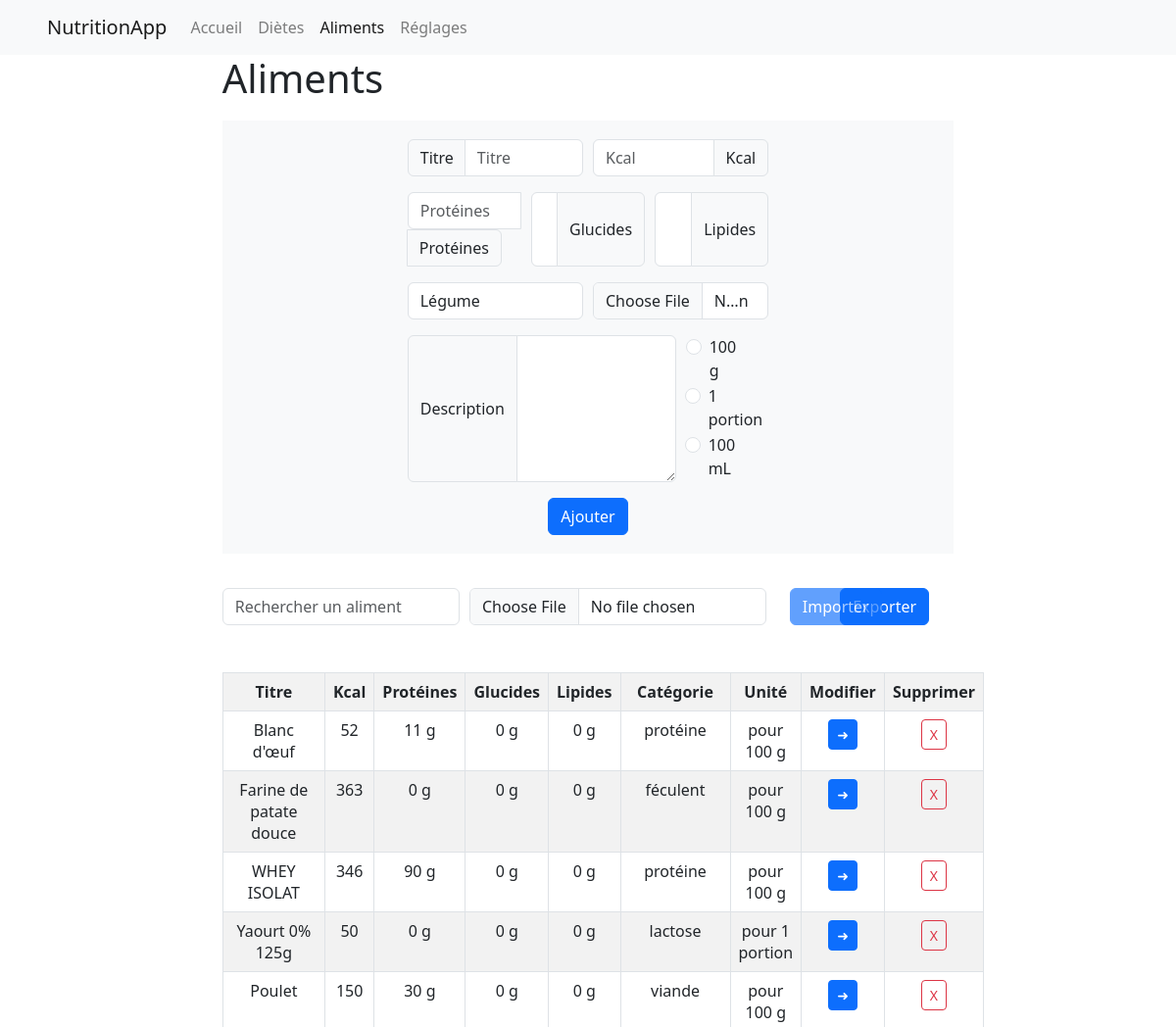
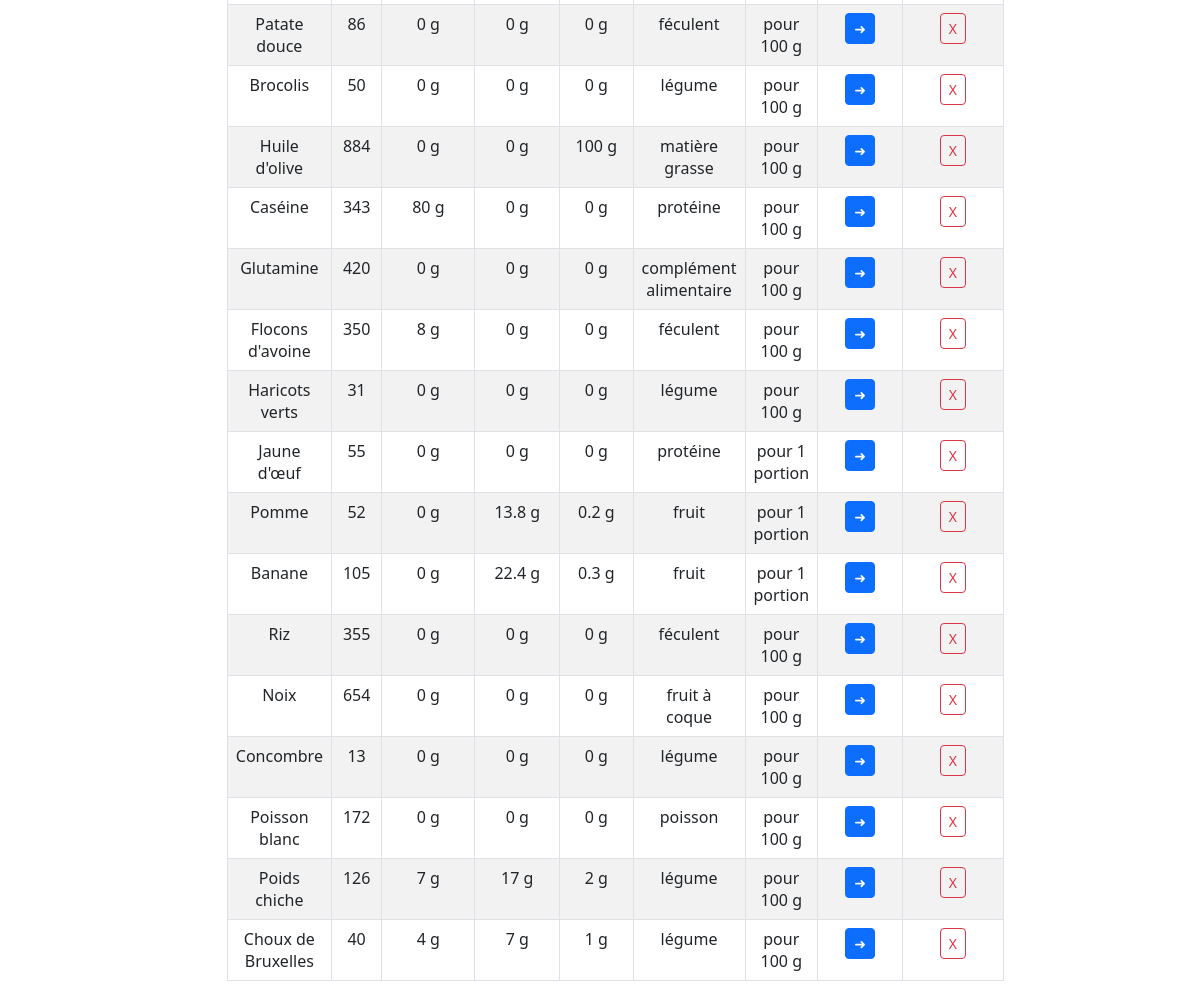
Page /aliments on the earlier database version (2 pictures, top to bottom).
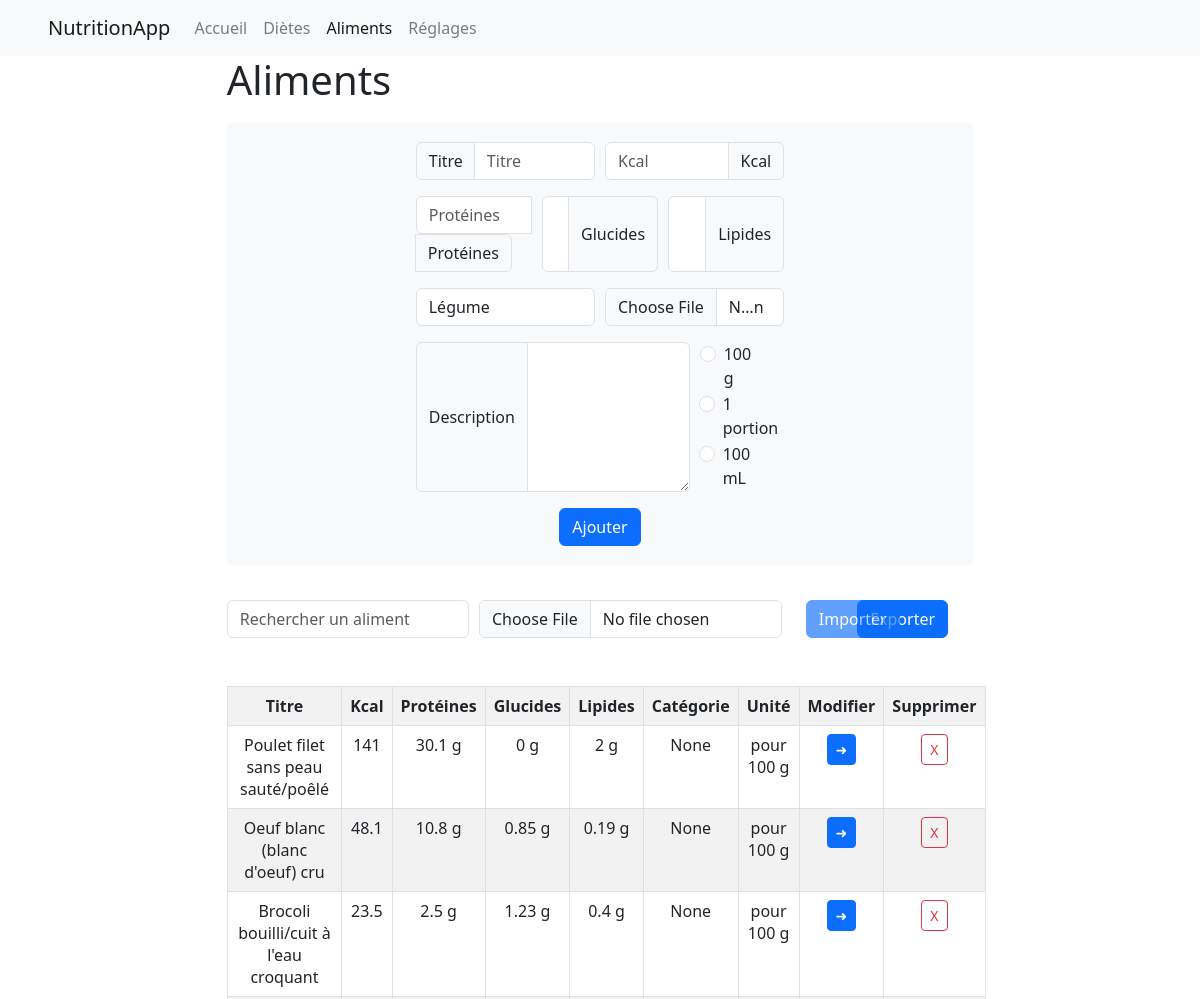
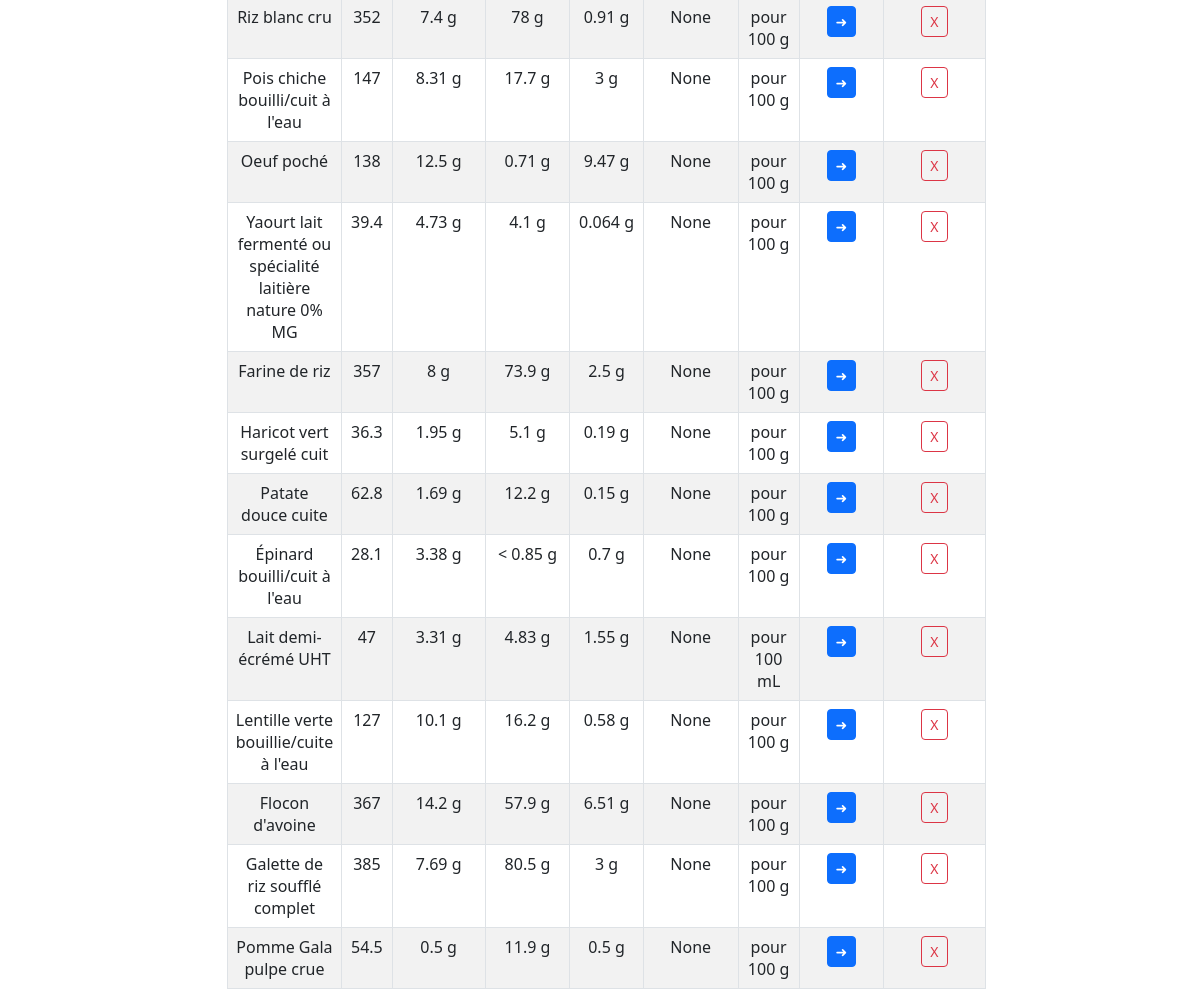
Same page on the later database version (2 pictures, top to bottom).
### models.py (models this page shows)
class aliment(db.Model):
    id = db.Column(db.Integer, primary_key=True)
    titre = db.Column(db.String(255), nullable=True, unique=True)
    kcal = db.Column(db.Integer, nullable=True, server_default='0')
    proteines = db.Column(db.Integer, nullable=True, server_default='0')
    glucides = db.Column(db.Integer, nullable=True, server_default='0')
    lipides = db.Column(db.Integer, nullable=True, server_default='0')
    categorie = db.Column(db.String(255), nullable=True, server_default="Autre") # légume, fruit, féculent...
    photo = db.Column(db.String(255), nullable=True, server_default='')
    description = db.Column(db.String(255), nullable=True, server_default='')
    unite = db.Column(db.Integer, nullable=True, server_default='0') # 0 = 100g, 1 = 1 unité, 2 = mL

### app.py (the view)
@app.route('/aliments')
def aliments():
    aliments = aliment.query.all()
    return render_template('aliments.html', aliments=aliments)

### templates/aliments.html (shortened to what this page needs)
{% extends 'base.html' %}
{% set page = 'aliments' %}
{% block content %}
<link rel="stylesheet" href="{{ url_for('static', filename='css/pages.css') }}">
<div class="content">
<h1 class="title">{% block title %} Aliments {% endblock %}</h1>
<div class="content_aliments bg-light">
    <div>
        <form method="POST" action="{{ url_for('ajouter_aliment') }}"  enctype="multipart/form-data">
            <div class="form-row">
                <div class="input-group mb-3 col-md-6">
                    <div class="input-group-prepend">
                        <span class="input-group-text" id="titre">Titre</span>
                    </div>
                    <input type="text" id="titre" name="titre" class="form-control" placeholder="Titre" required>
                </div>
                <div class="input-group mb-3 col-md-6">
                    <input type="number" id="kcal" name="kcal" class="form-control" placeholder="Kcal" required>
                    <div class="input-group-append">
                        <span class="input-group-text" id="kcal">Kcal</span>
                    </div>
                </div>
            </div>
            <div class="form-row">
                <div class="input-group mb-3 col-md-4">
                    <input type="number" id="proteines" name="proteines" class="form-control" placeholder="Protéines" required>
                    <div class="input-group-append">
                        <span class="input-group-text" id="proteines">Protéines</span>
                    </div>
                </div>
                <div class="input-group mb-3 col-md-4">
                    <input type="number" id="glucides" name="glucides" class="form-control" placeholder="Glucides" required>
                    <div class="input-group-append">
                        <span class="input-group-text" id="glucides">Glucides</span>
                    </div>
                </div>
                <div class="input-group mb-3 col-md-4">
                    <input type="number" id="lipides" name="lipides" class="form-control" placeholder="Lipides" required>
                    <div class="input-group-append">
                        <span class="input-group-text" id="lipides">Lipides</span>
                    </div>
                </div>
            </div>
            <div class="form-row">
                <div class="input-group mb-3 col-md-6">
                    <select id="categorie" name="categorie" class="form-control" required>
                        <option value="légume">Légume</option>
                    </select>
                </div>
                <div class="input-group mb-3 col-md-6">
                    <input class="form-control" type="file" id="fichier_photo" name="fichier_photo">
                </div>
            </div>
            <div class="form-row">
                <div class="input-group mb-3 col-md-9">
                    <span class="input-group-text">Description</span>
                    <textarea class="form-control" id="description" name="description" aria-label="With textarea"></textarea>
                </div>
                <div class="input-group mb-3 col-md-2">
                    <div class="form-check">
                        <input class="form-check-input" value="0" type="radio" name="unite" id="flexRadioDefault1" value="100 g" required>
                        <label class="form-check-label" for="flexRadioDefault1">
                            100 g
                        </label>
                    </div>
                    <div class="form-check">
                        <input class="form-check-input" value="1" type="radio" name="unite" id="flexRadioDefault2" value="1 portion" required>
                        <label class="form-check-label" for="flexRadioDefault2">
                            1 portion
                        </label>
                    </div>
                    <div class="form-check">
                        <input class="form-check-input" value="2" type="radio" name="unite" id="flexRadioDefault3" value="100 mL" required  >
                        <label class="form-check-label" for="flexRadioDefault3">
                            100 mL
                        </label>
                    </div>
                </div>
            </div>
            <div class="form-row text-center" style="padding-bottom: 0.5cm;">
                <div class="col-md-12">
                    <input type="submit" value="Ajouter" class="btn btn-primary">
                </div>
            </div>
        </form>
    </div>
</div>
<div class="form-row" style="padding-top: 0.5cm;">
    <div class="input-group mb-3 col-md-4">
        <form id="search-form">
            <input id="searchbar_aliment" onkeyup="search_aliment()" type="text" name="search" class="form-control" placeholder="Rechercher un aliment" aria-label="Rechercher un aliment" aria-describedby="button-addon2">
        </form>
    </div>
    <div class="input-group mb-3 col-md-6">
        <form method="post" action="{{ url_for('importer_csv_aliment') }}" enctype="multipart/form-data">
            <div class="row">
                <div class="col-md-10">
                    <div class="mb-3">
                        <input class="form-control" type="file" id="fichier_aliment" name="fichier_aliment" onchange="checkFileSelectedAliment()">
                    </div>
                </div>
                <div class="col-md-2 align-items-center">
                    <button type="submit" class="btn btn-primary" id="bouton_importer_aliment" disabled>Importer</button>
                </div>
            </div>
        </form>
    </div>
    <div class="mb-3 col-md-2">
        <a href="{{ url_for('export_csv_aliment') }}" class="btn btn-primary">Exporter</a>
    </div>
</div>
        <table class="table table-striped table-bordered">
            <tr class="text-center">
                <th>Titre</th>
                <th>Kcal</th>
                <th>Protéines</th>
                <th>Glucides</th>
                <th>Lipides</th>
                <th>Catégorie</th>
                <th>Unité</th>
                <th>Modifier</th>
                <th>Supprimer</th>
            </tr>
            {% for aliment in aliments %}
            <tr class="element_aliment_liste">
                <td style="width: 20%">{{ aliment.titre }}</td>
                <td style="width: 10%">{{ aliment.kcal }}</td>
                <td style="width: 10%">{{ aliment.proteines }} g</td>
                <td style="width: 10%">{{ aliment.glucides }} g</td>
                <td style="width: 10%">{{ aliment.lipides }} g</td>
                <td style="width: 10%">{{ aliment.categorie }}</td>
                {% if aliment.unite == 1 %}
                <td style="width: 10%">pour 1 portion</td>
                {% elif aliment.unite == 2 %}
                <td style="width: 10%">pour 100 mL</td>
                {% else %}
                <td style="width: 10%">pour 100 g</td>
                {% endif %}
            <td style="width: 10%">
                    <a href="{{ url_for('modifier_aliment', id=aliment.id) }}" class="btn btn-sm btn-primary">➜</a>
                </td>
                <td style="width: 10%">
                    <a href="{{ url_for('supprimer_aliment', id=aliment.id) }}" class="btn btn-sm btn-outline-danger">X</a>
                </td>
            </tr>
            {% endfor %}
        </table>
</div>
{% endblock %}

### templates/base.html (shortened to what this page needs)
<!DOCTYPE html>
<html lang="fr">
<head>
    <link rel="stylesheet" href="{{root}}{{ url_for('static', filename='css/base.css') }}">
    <link rel="stylesheet" href="https://cdn.jsdelivr.net/npm/bootstrap@4.0.0/dist/css/bootstrap.min.css">
    <link rel="stylesheet" href="https://cdnjs.cloudflare.com/ajax/libs/bootstrap/5.3.0/css/bootstrap.min.css">
</head>
<body>
    {% block content %}
    {% endblock %}
</body>
</html>

### templates/navbar.html (shortened to what this page needs)
<nav class="navbar navbar-expand-lg navbar-light bg-light">
  <a class="navbar-brand ms-5" href="{{url_for('accueil')}}">NutritionApp</a>
  <div class="collapse navbar-collapse" id="navbarNavDropdown">
    <ul class="navbar-nav">
      <li class="nav-item {% if page == 'accueil' %}active{% endif %}">
        <a href="{{url_for('accueil')}}" class="nav-link">Accueil</a>
      </li>
      <li class="nav-item {% if page == 'dietes' %}active{% endif %}">
        <a href="{{url_for('dietes')}}" class="nav-link">Diètes</a>
      </li>
      <li class="nav-item {% if page == 'aliments' %}active{% endif %}">
        <a href="{{url_for('aliments')}}" class="nav-link">Aliments</a>
      </li>
      <li class="nav-item {% if page == 'reglages' %}active{% endif %}">
        <a href="{{url_for('reglages')}}" class="nav-link">Réglages</a>
      </li>
    </ul>
  </div>
</nav>

### static/css/base.css (style rules this page uses)
html { font-family: 'Roboto', sans-serif; font-size: 16px; line-height: 1.5; color: #333; background-color: #fff; }

### static/css/pages.css (style rules this page uses)
.content { padding: 0cm 6cm 0cm 6cm; }
.content_aliments { padding: 0.5cm 5cm 0cm 5cm; margin-top: 0.5cm; }
.table td { text-align: center; }

Differences in the rows shown:
removed aliment: titre "Noix", kcal "654", proteines "0", glucides "0", lipides "0", categorie "fruit à coque", unite "pour 100 g"
removed aliment: titre "Concombre", kcal "13", proteines "0", glucides "0", lipides "0", categorie "légume", unite "pour 100 g"
removed aliment: titre "Poisson blanc", kcal "172", proteines "0", glucides "0", lipides "0", categorie "poisson", unite "pour 100 g"
removed aliment: titre "Poids chiche", kcal "126", proteines "7", glucides "17", lipides "2", categorie "légume", unite "pour 100 g"
removed aliment: titre "Choux de Bruxelles", kcal "40", proteines "4", glucides "7", lipides "1", categorie "légume", unite "pour 100 g"
changed aliment: titre "Blanc d'œuf" → "Poulet filet sans peau sauté/poêlé"; kcal "52" → "141"; proteines "11" → "30.1"; lipides "0" → "2"; categorie "protéine" → "None"
changed aliment: titre "Farine de patate douce" → "Oeuf blanc (blanc d'oeuf) cru"; kcal "363" → "48.1"; proteines "0" → "10.8"; glucides "0" → "0.85"; lipides "0" → "0.19"; categorie "féculent" → "None"
changed aliment: titre "WHEY ISOLAT" → "Brocoli bouilli/cuit à l'eau croquant"; kcal "346" → "23.5"; proteines "90" → "2.5"; glucides "0" → "1.23"; lipides "0" → "0.4"; categorie "protéine" → "None"
changed aliment: titre "Yaourt 0% 125g" → "Riz blanc cru"; kcal "50" → "352"; proteines "0" → "7.4"; glucides "0" → "78"; lipides "0" → "0.91"; categorie "lactose" → "None"; unite "pour 1 portion" → "pour 100 g"
changed aliment: titre "Poulet" → "Pois chiche bouilli/cuit à l'eau"; kcal "150" → "147"; proteines "30" → "8.31"; glucides "0" → "17.7"; lipides "0" → "3"; categorie "viande" → "None"
changed aliment: titre "Patate douce" → "Oeuf poché"; kcal "86" → "138"; proteines "0" → "12.5"; glucides "0" → "0.71"; lipides "0" → "9.47"; categorie "féculent" → "None"
changed aliment: titre "Brocolis" → "Yaourt lait fermenté ou spécialité laitière nature 0% MG"; kcal "50" → "39.4"; proteines "0" → "4.73"; glucides "0" → "4.1"; lipides "0" → "0.064"; categorie "légume" → "None"
changed aliment: titre "Huile d'olive" → "Farine de riz"; kcal "884" → "357"; proteines "0" → "8"; glucides "0" → "73.9"; lipides "100" → "2.5"; categorie "matière grasse" → "None"
changed aliment: titre "Caséine" → "Haricot vert surgelé cuit"; kcal "343" → "36.3"; proteines "80" → "1.95"; glucides "0" → "5.1"; lipides "0" → "0.19"; categorie "protéine" → "None"
changed aliment: titre "Glutamine" → "Patate douce cuite"; kcal "420" → "62.8"; proteines "0" → "1.69"; glucides "0" → "12.2"; lipides "0" → "0.15"; categorie "complément alimentaire" → "None"
changed aliment: titre "Flocons d'avoine" → "Épinard bouilli/cuit à l'eau"; kcal "350" → "28.1"; proteines "8" → "3.38"; glucides "0" → "< 0.85"; lipides "0" → "0.7"; categorie "féculent" → "None"
changed aliment: titre "Haricots verts" → "Lait demi-écrémé UHT"; kcal "31" → "47"; proteines "0" → "3.31"; glucides "0" → "4.83"; lipides "0" → "1.55"; categorie "légume" → "None"; unite "pour 100 g" → "pour 100 mL"
changed aliment: titre "Jaune d'œuf" → "Lentille verte bouillie/cuite à l'eau"; kcal "55" → "127"; proteines "0" → "10.1"; glucides "0" → "16.2"; lipides "0" → "0.58"; categorie "protéine" → "None"; unite "pour 1 portion" → "pour 100 g"
changed aliment: titre "Pomme" → "Flocon d'avoine"; kcal "52" → "367"; proteines "0" → "14.2"; glucides "13.8" → "57.9"; lipides "0.2" → "6.51"; categorie "fruit" → "None"; unite "pour 1 portion" → "pour 100 g"
changed aliment: titre "Banane" → "Galette de riz soufflé complet"; kcal "105" → "385"; proteines "0" → "7.69"; glucides "22.4" → "80.5"; lipides "0.3" → "3"; categorie "fruit" → "None"; unite "pour 1 portion" → "pour 100 g"
changed aliment: titre "Riz" → "Pomme Gala pulpe crue"; kcal "355" → "54.5"; proteines "0" → "0.5"; glucides "0" → "11.9"; lipides "0" → "0.5"; categorie "féculent" → "None"
